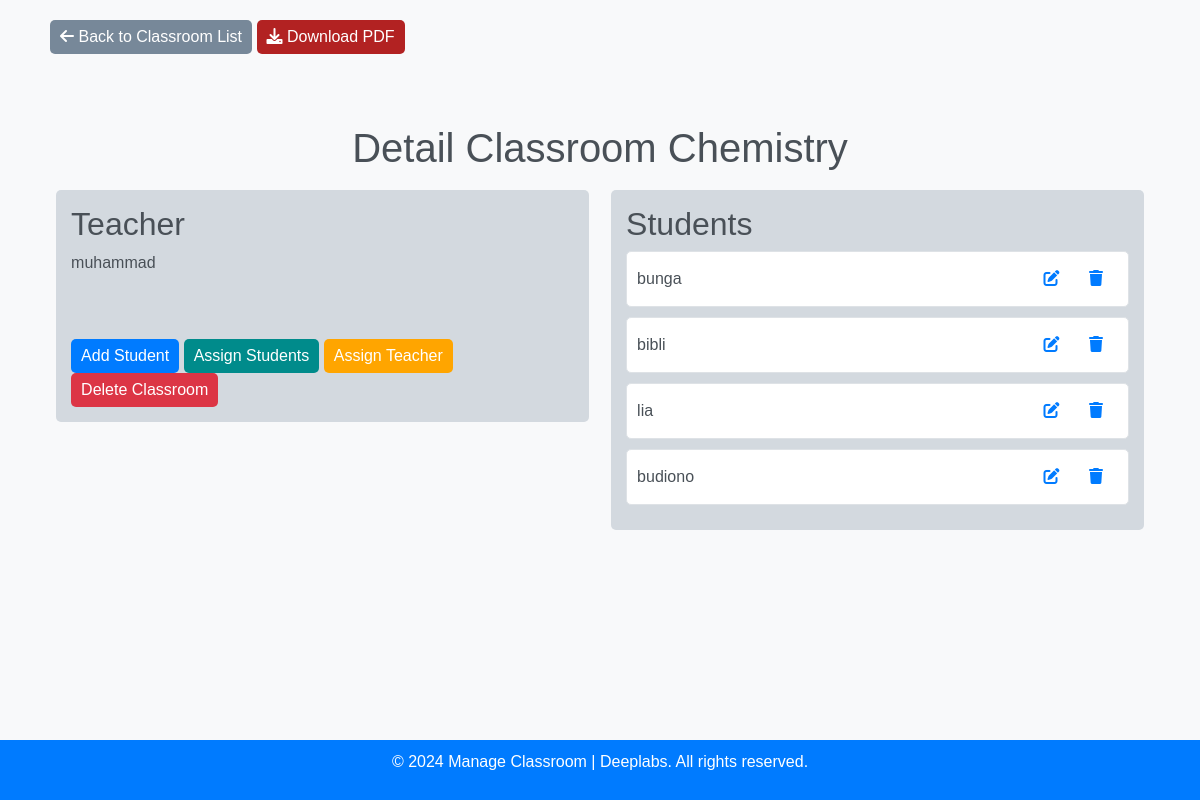
/classroom/12/, run on an earlier commit of the app's database.
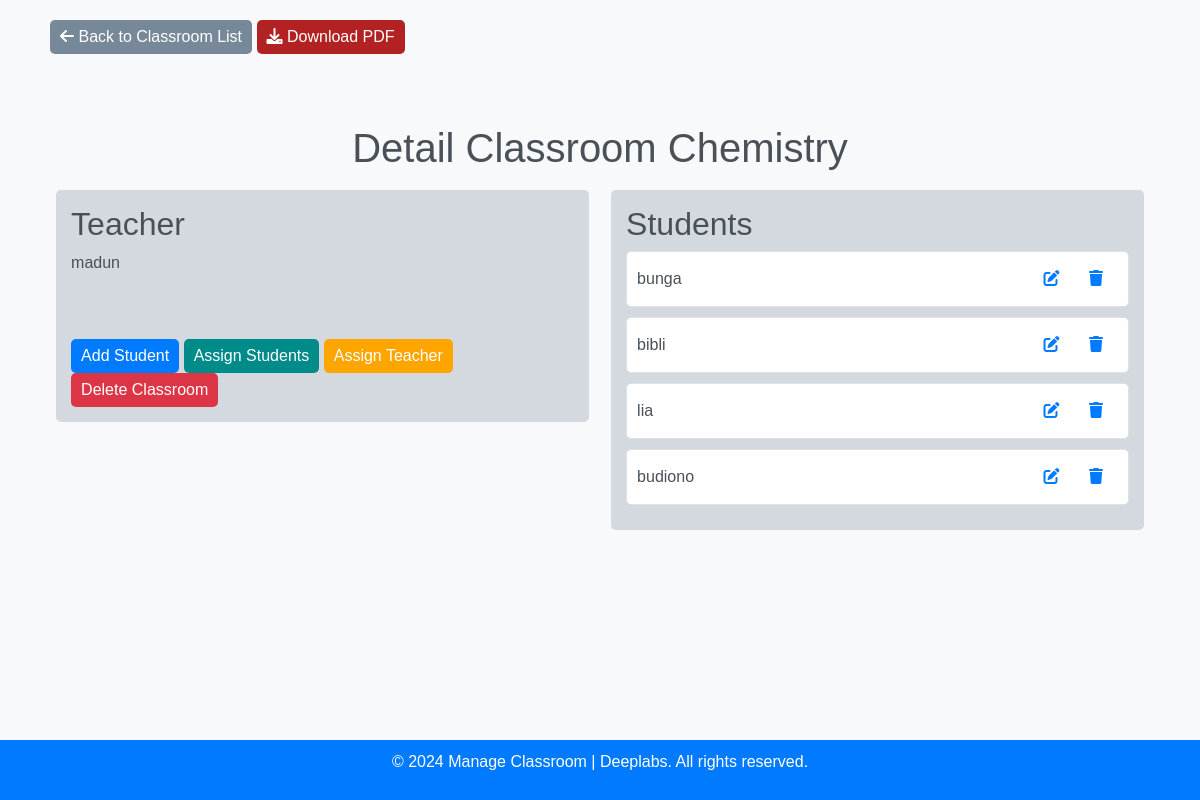
And on a later commit of the database.
### manage_classroom/models.py (models this page shows, shortened)
class Classroom(models.Model):
    name = models.CharField(max_length=100)
    teacher = models.ForeignKey(Teacher, on_delete=models.CASCADE)
    students = models.ManyToManyField(Student)

class Teacher(models.Model):
    name = models.CharField(max_length=100)
    email = models.EmailField(unique=True)
    def __str__(self):
        return self.name

### manage_classroom/views.py (the view)
# urls.py: path('classroom/<int:classroom_id>/', classroom_detail, name='classroom_detail'),
def classroom_detail(request, classroom_id):
    classroom = get_object_or_404(Classroom, id=classroom_id)
    students = classroom.students.all()
    return render(request, 'classroom_detail.html', {'classroom': classroom, 'students': students})

### app/templates/classroom_detail.html (shortened to what this page needs)
<!DOCTYPE html>
<html lang="en">
<head>
    {% load static %}
    <link rel="stylesheet" href="https://cdnjs.cloudflare.com/ajax/libs/font-awesome/6.0.0-beta3/css/all.min.css"/>
    <link rel="stylesheet" href="https://stackpath.bootstrapcdn.com/bootstrap/4.6.0/css/bootstrap.min.css"
>
</head>
<body>
<header>
    <div class="container" style="padding: 20px 20px;">
        <div class="row">
            <div class="col-md-12">
                <a href="{% url 'home' %}" class="btn btn-back"><i class="fas fa-arrow-left"></i> Back to Classroom List</a>
                <a href="{% url 'download_classroom_pdf' classroom.id %}" class="btn btn-download"><i class="fas fa-download"></i> Download PDF</a>
            </div>
        </div>
    </div>
</header>
<main class="main">
    <section class="feature">
        <div class="container">
            <div class="row align-items-center">
                <div class="col-md-12">
                    <div class="feature-content">
                        <h1>Detail Classroom {{ classroom.name }}</h1>
                        <div class="teacher-students">
                            <div class="teacher-info">
                                <h2>Teacher</h2>
                                <p>{{ classroom.teacher }}</p>
                                <br>
                                <br>
                                <a href="{% url 'add_student' classroom.id %}" class="btn btn-success"
                                   id="addStudentBtn">Add Student</a>
                                <a href="{% url 'assign_student' classroom.id %}" class="btn btn-assign">Assign
                                    Students</a>
                                <a href="{% url 'update_teacher' classroom.id %}" class="btn btn-primary">Assign
                                    Teacher</a>
                                <a href="{% url 'delete_classroom' classroom.id %}" class="btn btn-danger">Delete
                                    Classroom</a>
                            </div>
                            <div class="students-list">
                                <h2>Students</h2>
                                {% for student in classroom.students.all %}
                                <div class="student-item text-right">
                                    {{ student.name }}
                                    <div class="student-item__actions">
                                        <button class="btn btn-link" onclick="editStudent({{ student.id }})">
                                            <a href="{% url 'edit_student' classroom.id student.id %}">
                                                <i class="fa fa-edit" style="border: none;"></i>
                                            </a>
                                        </button>
                                        <button class="btn btn-link" onclick="deleteStudent({{ student.id }})">
                                            <a href="{% url 'delete_student' classroom.id student.id %}">
                                                <i class="fa fa-trash" style="border: none;"></i>
                                            </a>
                                        </button>
                                    </div>
                                </div>
                                {% endfor %}
                            </div>
                        </div>
                    </div>
                </div>
            </div>
        </div>
    </section>
</main>
<footer class="mt-4">
    <div class="container">
        <p>&copy; 2024 Manage Classroom | Deeplabs. All rights reserved.</p>
    </div>
</footer>
</body>
</html>

What changed in the data, as far as the page shows it:
changed through a linked row, Classroom "Chemistry": teacher "muhammad" → "madun"
